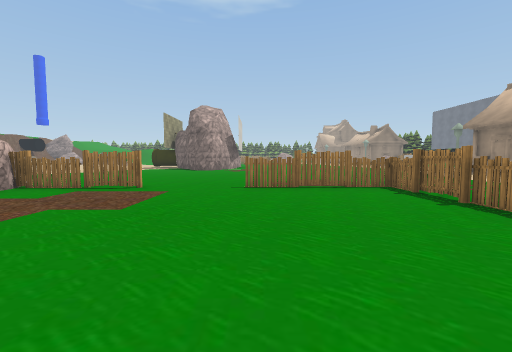
[1] (above)

24 first-person views from a walk through a Unity game level. The camera is 1.4 m above the floor, tilts 4° down and sees 90° across. The floor is counted in squares, 2 m on a side. Each view is taken from the middle of a square. On the plan, view 1 faces up. The plan holds only what a view shows up to about 9 squares ahead; the rest is blank. The place goes on beyond the plan. Some surface patterns are stand-ins.

[2]
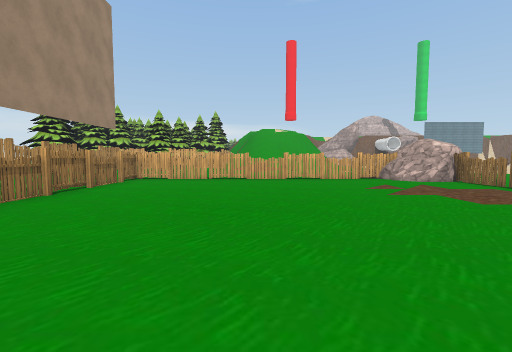

[3]
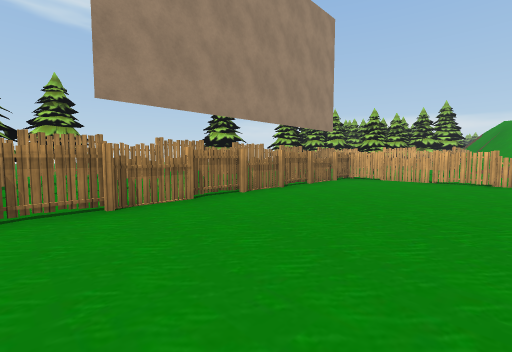

[4]
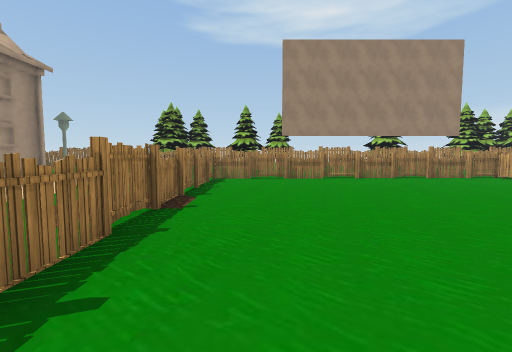

[5]
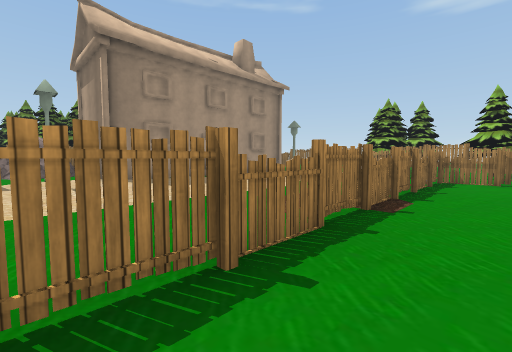

[6]
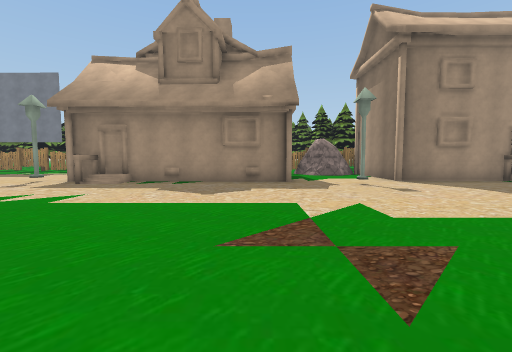

[7]
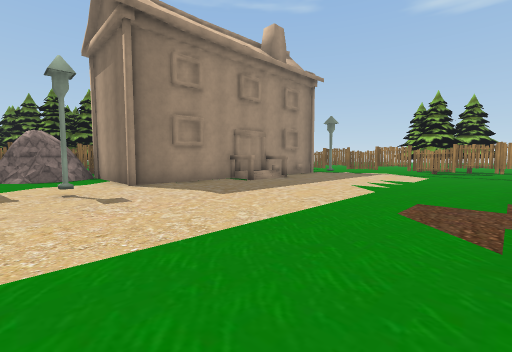

[8]
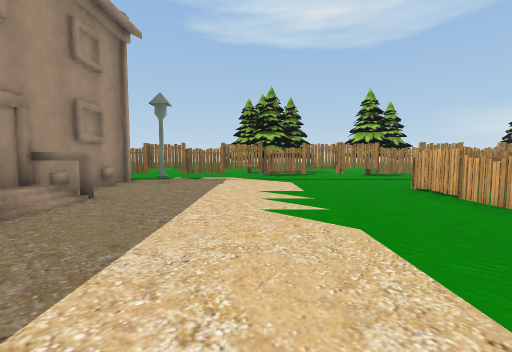

[9]
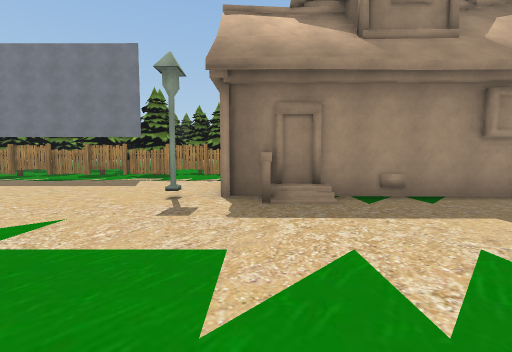

[10]
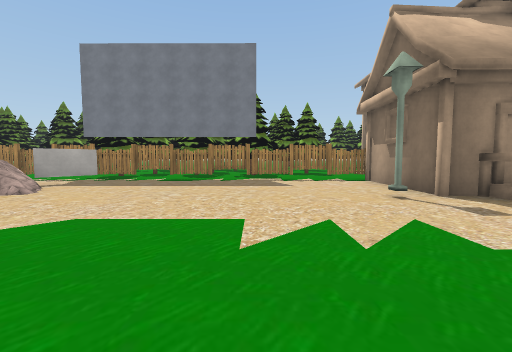

[11]
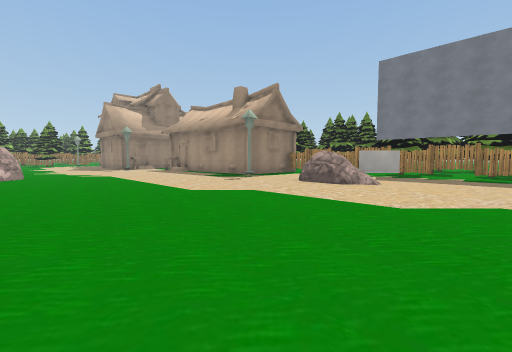

[12]
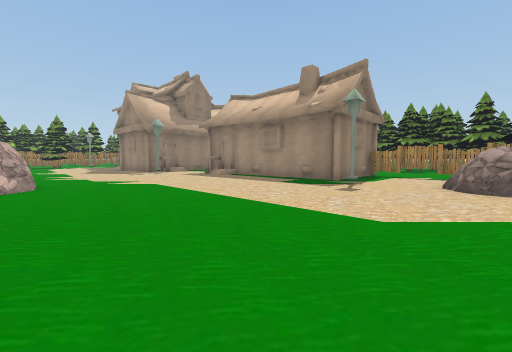

[13]
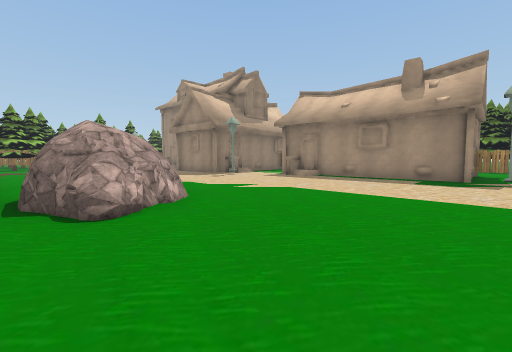

[14]
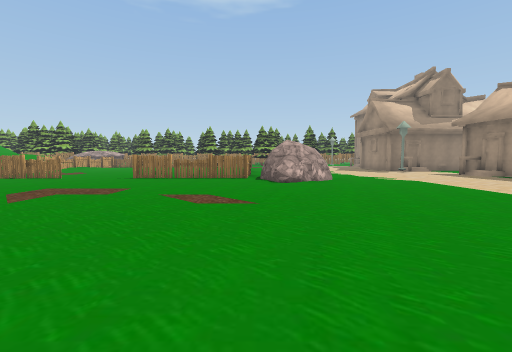

[15]
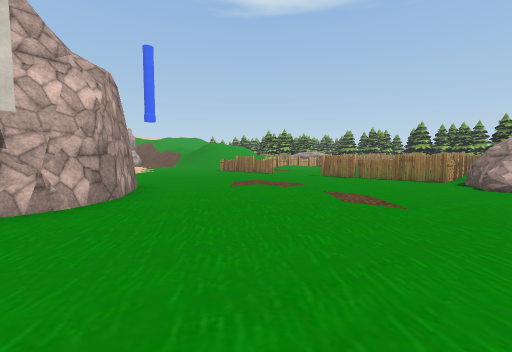

[16]
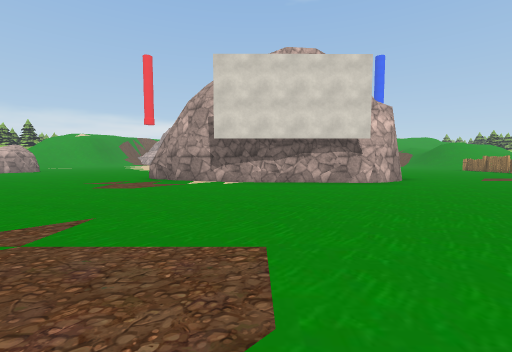

[17]
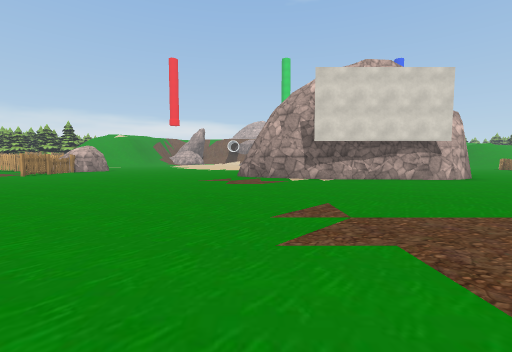

[18]
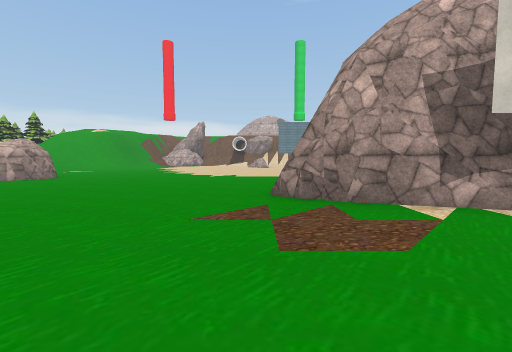

[19]
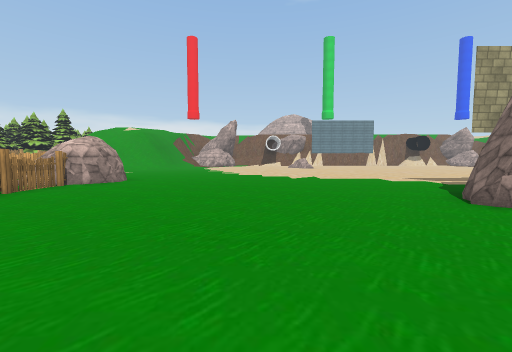

[20]
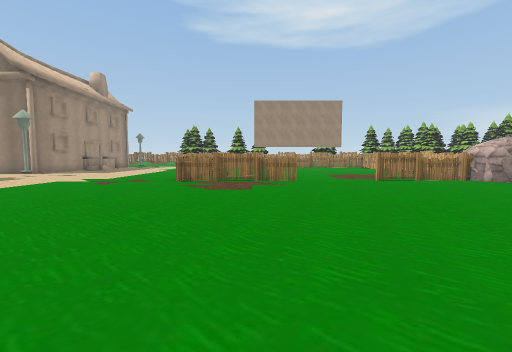

[21]
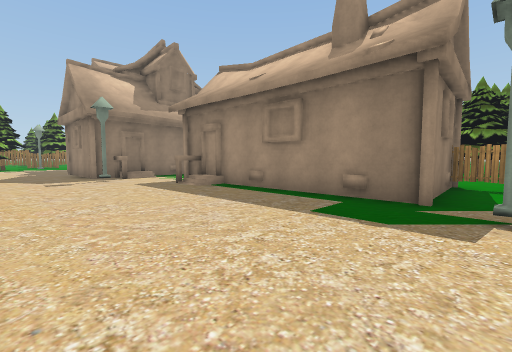

[22]
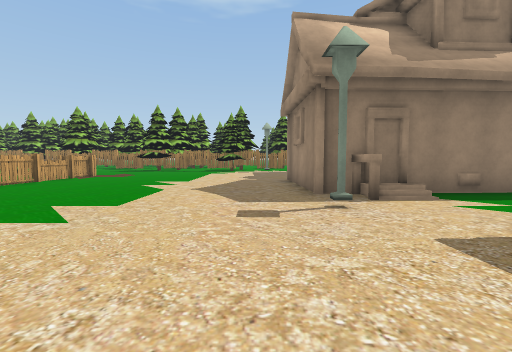

[23]
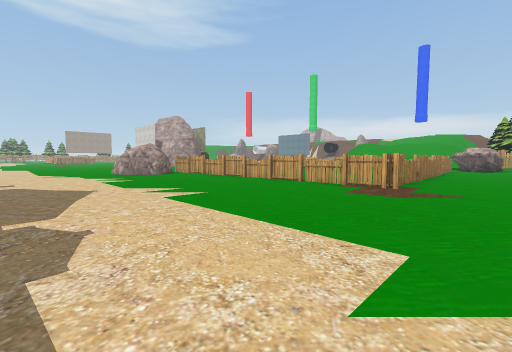

[24]
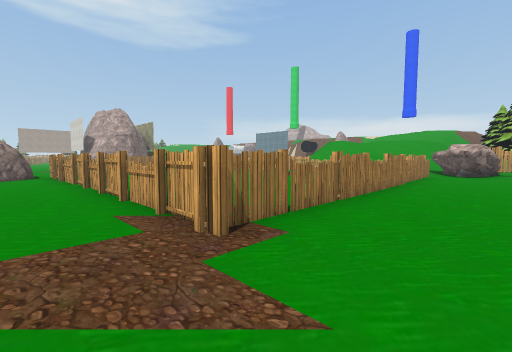

### Floor plan
Key: @ floor where view 1 was taken; # wall or solid block; x gap in a wall; . floor; / step, stairs or slope; = window, fence, low wall or low ledge; R rock; O other object.
Columns run from 8 left of view 1 to 16 right of it. Each row starts with its distance up from view 1.
 42 .................
 41 #................
 40  x###=x####......
 39        ...#.......
 38        ...=......O
 37          .#......#
 36           #......##
 35           x......O####
 34           x......OO..
 33           =.........
 32           #. ......O
 31           RR ......
 30  x#=..####RRR.......
 29   .........RR.......#
 28    .................#
 27     ................#
 26    .................###O.
 25   .................O..#..
 24   ....................x.
 23     ##.............R .#.
 22      ##............RR.
 21       #............RRO.#
 20       #................#
 19       #................#
 18 ..    #O...............#
 17 ...   #................#
 16 .... ##................#
 15 .....#.................#
 14 .......................#
 13 .............. ....O...#
 12 ............. ....O#####
 11 .............  .../#
 10 ...................#
  9 ...................#
  8 ...................#
  7 .R.................#
  6  RR###..##x#.......#
  5  RR........x..........#
  4  R.........#......O...#
  3  x.........#..........#
  2  x.........#.......#
  1  #.........x.......#
  0  #......@..x.......#
 -1 .#.........#......OO
 -2 .#.........#....../O
 -3  #.........#.......#
 -4  ####xx###x#.......#
 -5     ..............O#
 -6   x####x#####.....##
 -7         ..  ..###x..

Where each view was taken, in squares from view 1:
view 1: 0 up, 0 right, facing up
view 2: 0 up, 2 right, facing left
view 3: 0 up, 2 right, facing down-left
view 4: 5 up, 2 right, facing down
view 5: 5 up, 2 right, facing down-right
view 6: 7 up, 3 right, facing right
view 7: 5 up, 4 right, facing down-right
view 8: 2 up, 7 right, facing down
view 9: 12 up, 6 right, facing right
view 10: 16 up, 6 right, facing right
view 11: 18 up, 4 right, facing up-right
view 12: 22 up, 4 right, facing up-right
view 13: 25 up, 2 right, facing up-right
view 14: 21 up, 2 right, facing up
view 15: 21 up, 3 right, facing up-left
view 16: 18 up, 6 right, facing left
view 17: 15 up, 7 right, facing left
view 18: 14 up, 2 right, facing left
view 19: 11 up, 1 right, facing left
view 20: 14 up, 1 right, facing down
view 21: 25 up, 7 right, facing up-right
view 22: 30 up, 8 right, facing up
view 23: 42 up, 8 right, facing down-left
view 24: 42 up, 3 right, facing down-left
